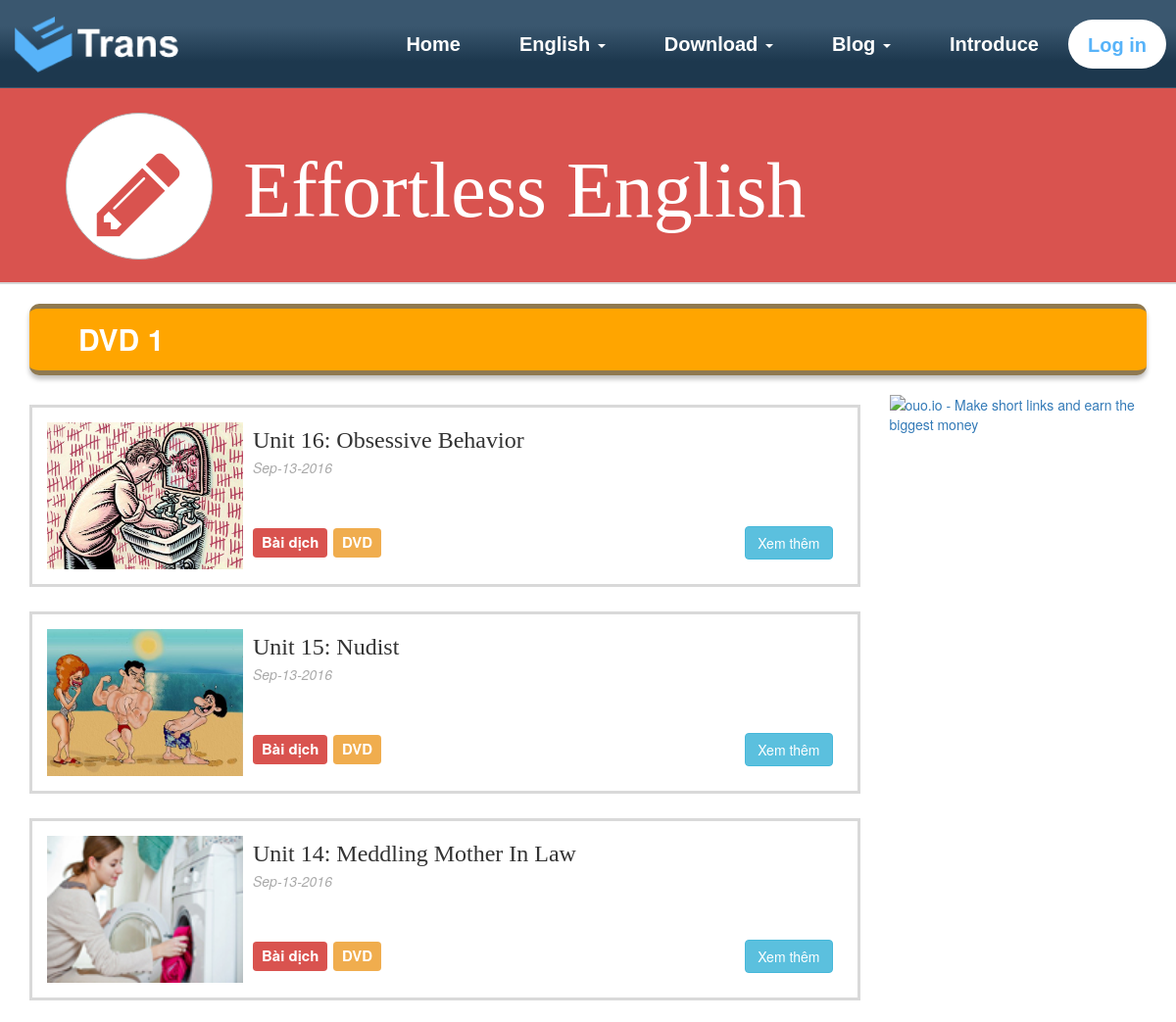
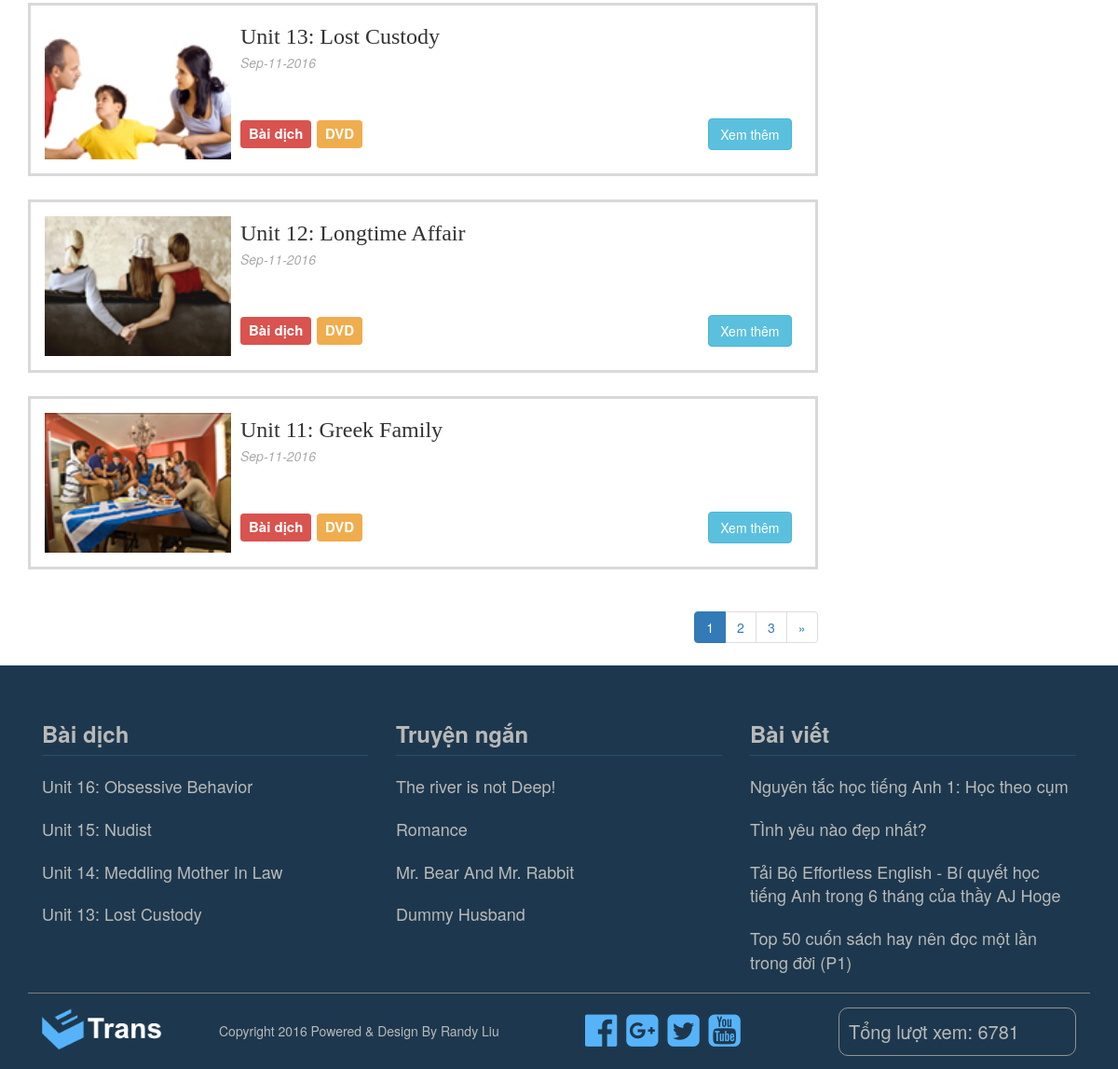
/translist.php, run on the app's committed database (2 pictures, top to bottom).
### tables this page shows
CREATE TABLE `trans` (
  `id` int(10) NOT NULL,
  `eng_title` varchar(255) NOT NULL,
  `eng_cont` text NOT NULL,
  `vi_title` varchar(255) NOT NULL,
  `vi_cont` text NOT NULL,
  `author` varchar(255) NOT NULL,
  `date` varchar(255) NOT NULL,
  `img` varchar(255) NOT NULL,
  `dvd` int(10) NOT NULL
);

CREATE TABLE `story` (
  `id` int(10) NOT NULL,
  `eng_title` varchar(255) NOT NULL,
  `eng_cont` text NOT NULL,
  `vi_title` varchar(255) NOT NULL,
  `vi_cont` text NOT NULL,
  `author` varchar(255) NOT NULL,
  `date` varchar(255) NOT NULL,
  `img` varchar(255) NOT NULL
);

CREATE TABLE `post` (
  `id` int(10) NOT NULL,
  `title` varchar(255) NOT NULL,
  `head_cont` text NOT NULL,
  `cont` text NOT NULL,
  `kind_id` int(10) NOT NULL,
  `author` varchar(255) NOT NULL,
  `date` varchar(255) NOT NULL,
  `img` varchar(255) NOT NULL
);

### translist.php (the view, shortened to what this page needs)
<!DOCTYPE html>
<html>
	<head>
		<link rel="stylesheet" type="text/css" href="/css/index.css">
		<link rel="stylesheet" type="text/css" href="/css/bootstrap.min.css">
		<link rel="stylesheet" type="text/css" href="/css/list.css">
		<link rel="stylesheet" type="text/css" href="/css/font-awesome.min.css">
		<link rel="stylesheet" type="text/css" href="/css/hover-min.css">
		<link rel="stylesheet" type="text/css" href="/css/animate.css">
	</head>
	<?php
	$conn = mysqli_connect(HOST,USER,PASS,DB);
	if(!$_GET['p']) $p = 1;
	else $p = $_GET['p'];
	$max_unit = 6;
	$first = $p*$max_unit - $max_unit;
	if(!$_GET['dvd']) $dvd=1; else $dvd=$_GET['dvd'];
	$sql = "SELECT * FROM trans WHERE dvd = '$dvd' ORDER BY id DESC LIMIT $first, $max_unit";
	$query = mysqli_query($conn,$sql);
	?>
	<body>
		<?php
			require"header.php";
		?>
			<div class="main-title wow flipInX bg-trans">
				<div class="col-md-2">
					<div class="circle-title">
						<i class="fa fa-pencil"></i>
					</div>
				</div>
				<div class="col-md-10">
					<h1>Effortless English</h1>
				</div>
			</div>
		<div class="container">
			<div class="row">
				<div class="col-md-12">
					<div class="sub-title">
						DVD <?php echo $dvd; ?>
					</div>
				</div>
			</div>
			<div class="row">
				<div class="col-md-9">
					<div class="items">
					<?php while($result = mysqli_fetch_array($query)){ ?>
						<div class="media item">
							<div class="media-left">
								<a href="/draff-trans.php?t=trans&id=<?php echo $result['id']; ?>">
									<img src="/img/trans/<?php echo $result['img']; ?>" class="media-object hvr-push">
								</a>
							</div>
							<div class="media-body" style="padding-top:5px;">
								<a href="/draff-trans.php?t=trans&id=<?php echo $result['id']; ?>" class="media-heading h3"><?php echo $result['eng_title']; ?></a>
								<div class="date"><?php echo $result['date']; ?></div>
								<p></p>
								<div class="post-tags">
									<span class="label label-danger">Bài dịch</span>
									<span class="label label-warning">DVD <?php echo $_GET['dvd']; ?></span>
									<a href="/draff-trans.php?t=trans&id=<?php echo $result['id']; ?>" class="btn btn-info" style="float:right; margin-right:10px;">Xem thêm</a>
								</div>
							</div>
						</div>
					<?php } ?>
					</div>
					<div class="row">
						<div class="col-md-12 text-right">
							<ul class="pagination">
								<?php
										$sql_2 = "SELECT * FROM trans";
										$query_2 = mysqli_query($conn,$sql_2);
										$num = mysqli_num_rows($query_2);
										$all_p = ceil($num/$max_unit);
										$list = '';
										for($i=1; $i<=$all_p; $i++){
											if($p == $i) $list .= "<li class=active><a>$i</a></li>";
											else $list .= "<li><a href=".$_SERVER['PHP_SELF']."?url=control-trans&p=$i>".$i." </a></li>";
										}
										$next = $p + 1;
										if($p < $all_p) $list .= "<li><a href=".$_SERVER['PHP_SELF']."?url=control-trans&p=$next>&raquo;</a></li>";
										echo $list;
								?>
							</ul>
						</div>
					</div>
				</div>
				<div class="col-md-3">
					<a href="http://ouo.io/ref/OJsf6ZWx"><img src="http://ouo.io/images/banners/r6.jpg" title="ouo.io - Make short links and earn the biggest money" /></a>
				</div>
			</div>
		</div>
		<?php
			require"footer.php";
		?>
	</body>
</html>

### footer.php (shortened to what this page needs)
<?php
$conn = mysqli_connect(HOST,USER,PASS,DB);
?>
<footer class="navbar navbar-static-top">
	<div class="container">
		<div class="col-md-4">
			<div class="foot-title h3">Bài dịch</div>
			<ul class="list-unstyled">
			<?php
				$sql_1 = "SELECT * FROM trans ORDER BY id DESC LIMIT 4";
				$query_1 = mysqli_query($conn,$sql_1);
				while($result = mysqli_fetch_array($query_1)){
			?>
				<li><a href="/draff-trans.php?t=trans&id=<?php echo $result['id']; ?>"><?php echo $result['eng_title']; ?></a></li>
			<?php } ?>
			</ul>
		</div>
		<div class="col-md-4">
			<div class="foot-title h3">Truyện ngắn</div>
			<ul class="list-unstyled">
				<?php
				$sql_2 = "SELECT * FROM story ORDER BY id DESC LIMIT 4";
				$query_2 = mysqli_query($conn,$sql_2);
				while($result = mysqli_fetch_array($query_2)){
			?>
				<li><a href="/draff-trans.php?t=story&id=<?php echo $result['id']; ?>"><?php echo $result['eng_title']; ?></a></li>
			<?php } ?>
			</ul>
		</div>
		<div class="col-md-4">
			<div class="foot-title h3">Bài viết</div>
			<ul class="list-unstyled">
				<?php
				$sql_3 = "SELECT * FROM post ORDER BY id DESC LIMIT 4";
				$query_3 = mysqli_query($conn,$sql_3);
				while($result = mysqli_fetch_array($query_3)){
			?>
				<li><a href="/draff-post.php?id=<?php echo $result['id']; ?>"><?php echo $result['title']; ?></a></li>
			<?php } ?>
			</ul>
		</div>
		<div class="col-md-12" style="border-top:1px solid #7d7d7d; padding:15px 0px;">
			<div class="col-md-2" style="height:50px;">
				<img src="/img/face/logo.png" height="50px">
			</div>
			<div class="col-md-4" style="height:50px; line-height:50px; color:#b9b9b9; white-space: nowrap;">
				Copyright 2016 Powered & Design By Randy Liu
			</div>
			<div class="col-md-3 social-footer" style="padding:5px 0px;height:50px; padding-left:25px;">
				<a rel="nofollow" href="https://www.facebook.com/hoctienganhgiaotiep.etrans"><i class="fa fa-facebook-official"></i></a>
				<a rel="nofollow" href="https://plus.google.com/b/104333787602103169408/104333787602103169408/about?pageId=104333787602103169408&hl=vi&_ga=1.39501285.731353894.1464426657"><i class="fa fa-google-plus-square"></i></a>
				<a rel="nofollow" href="#"><i class="fa fa-twitter-square"></i></a>
				<a rel="nofollow" href="https://www.youtube.com/channel/UC3WKitZ-QSPuJ_cvYSGy1Ow"><i class="fa fa-youtube-square"></i></a>
			</div>
			<div class="col-md-3" style="height:50px; line-height:50px;">
				<div class="views"> Tổng lượt xem:
					<?php
						$sql_view_now = "SELECT * FROM views WHERE view_name = 'all'";
						$query_view_now = mysqli_query($conn,$sql_view_now);
						$result_view_n = mysqli_fetch_array($query_view_now);
						$view_now = $result_view_n['view'];
						$view_now++;
						echo $view_now;
					?>
				</div>
			</div>
		</div>
	</div>
</footer>

### css/index.css (style rules this page uses)
footer { padding-top:40px; background:#1d384e; margin-bottom: 0px !important; }
footer li a { text-decoration: none; color:#b9b9b9; display: block; padding:10px 0px; font-size: 18px; }
footer .foot-title { color:#b9b9b9; border-bottom: #2a4f6c solid 1px; padding-bottom: 10px; font-weight: bold; }
footer .social-footer i { font-size:40px; padding:0px 3px; display: inline; color: #57b3f9; }
.views { color:#b9b9b9; font-size: 20px; border: 1px #949494 solid; border-radius: 10px; padding:0px 10px; }

### css/list.css (style rules this page uses)
.main-title { margin-bottom: 20px; height:200px; padding:25px 50px; border-bottom: 2px solid #d6d6d6; width: 100%; background:; }
.main-title h1 { display: block; padding:15px 0px; font-size: 80px; font-family: angry; white-space: nowrap; color:white; }
.circle-title { height: 150px; width: 150px; border:1px solid #b7b7b7; color:; border-radius: 150px; text-align: center; line-height: 150px; font-size: 100px; margin:0px auto; background:white; }
.bg-trans { background: #d9534f; }
.bg-trans .circle-title { color:#d9534f; }
.items { margin:10px 0px; }
.item .date { margin-top:5px; font-style: italic; color:#aaaaaa; }
.item { margin:25px 0px; background:white; padding:15px; border:solid 3px #d9d9d9; transition: all 0.5s; }
.item p { height:40px; padding-top:5px; }
.item .h3 { text-decoration: none; font-family: optima; }
.item img { height:150px; width:200px; }
.post-tags { font-size: 20px; }
.sub-title { font-size: 30px; font-weight: bold; padding: 10px 50px; margin-bottom: 20px; color:white; background: orange; border-radius: 10px; border-bottom: 5px solid #8f7950; border-top: 5px solid #8f7950; box-shadow: 0px 4px 5px #bfbfbf; }

### data on the page
trans: img (picture), eng_title "Unit 16: Obsessive Behavior", date "Sep-13-2016"
trans: img (picture), eng_title "Unit 15: Nudist", date "Sep-13-2016"
trans: img (picture), eng_title "Unit 14: Meddling Mother In Law", date "Sep-13-2016"
trans: img (picture), eng_title "Unit 13: Lost Custody", date "Sep-11-2016"
trans: img (picture), eng_title "Unit 12: Longtime Affair", date "Sep-11-2016"
trans: img (picture), eng_title "Unit 11: Greek Family", date "Sep-11-2016"
story: eng_title "The river is not Deep!"
story: eng_title "Romance"
story: eng_title "Mr. Bear And Mr. Rabbit"
story: eng_title "Dummy Husband"
post: title "Nguyên tắc học tiếng Anh 1: Học theo cụm"
post: title "TÌnh yêu nào đẹp nhất?"
post: title "Tải Bộ Effortless English - Bí quyết học tiếng Anh trong 6 tháng của thầy AJ Hoge"
post: title "Top 50 cuốn sách hay nên đọc một lần trong đời (P1)"

### other printed values
$dvd "1"
$view_now "6781"
